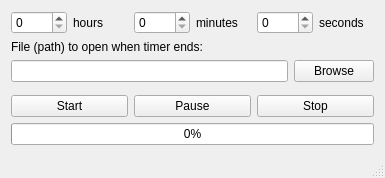
<?xml version="1.0" encoding="UTF-8"?>
<ui version="4.0">
 <class>MainWindow</class>
 <widget class="QMainWindow" name="MainWindow">
  <property name="geometry">
   <rect>
    <x>0</x>
    <y>0</y>
    <width>385</width>
    <height>176</height>
   </rect>
  </property>
  <property name="windowTitle">
   <string>Timer</string>
  </property>
  <widget class="QWidget" name="centralWidget">
   <layout class="QVBoxLayout" name="verticalLayout">
    <item>
     <layout class="QVBoxLayout" name="mainVerticalLayout">
      <item>
       <layout class="QHBoxLayout" name="timeHorizontalLayout">
        <item>
         <widget class="QSpinBox" name="hoursSpinBox"/>
        </item>
        <item>
         <widget class="QLabel" name="hoursLabel">
          <property name="text">
           <string>hours</string>
          </property>
         </widget>
        </item>
        <item>
         <widget class="QSpinBox" name="minutesSpinBox">
          <property name="value">
           <number>0</number>
          </property>
         </widget>
        </item>
        <item>
         <widget class="QLabel" name="minutesLabel">
          <property name="text">
           <string>minutes</string>
          </property>
         </widget>
        </item>
        <item>
         <widget class="QSpinBox" name="secondsSpinBox">
          <property name="value">
           <number>0</number>
          </property>
         </widget>
        </item>
        <item>
         <widget class="QLabel" name="secondsLabel">
          <property name="text">
           <string>seconds</string>
          </property>
         </widget>
        </item>
       </layout>
      </item>
      <item>
       <widget class="QLabel" name="fileLabel">
        <property name="text">
         <string>File (path) to open when timer ends:</string>
        </property>
       </widget>
      </item>
      <item>
       <layout class="QHBoxLayout" name="controlHorizontalLayout">
        <item>
         <widget class="QLineEdit" name="fileLineEdit">
          <property name="text">
           <string/>
          </property>
         </widget>
        </item>
        <item>
         <widget class="QPushButton" name="browsePushButton">
          <property name="text">
           <string>Browse</string>
          </property>
         </widget>
        </item>
       </layout>
      </item>
      <item>
       <layout class="QHBoxLayout" name="horizontalLayout">
        <property name="topMargin">
         <number>7</number>
        </property>
        <item>
         <widget class="QPushButton" name="startPushButton">
          <property name="text">
           <string>Start</string>
          </property>
         </widget>
        </item>
        <item>
         <widget class="QPushButton" name="pausePushButton">
          <property name="text">
           <string>Pause</string>
          </property>
         </widget>
        </item>
        <item>
         <widget class="QPushButton" name="stopPushButton">
          <property name="text">
           <string>Stop</string>
          </property>
         </widget>
        </item>
       </layout>
      </item>
     </layout>
    </item>
    <item>
     <widget class="QProgressBar" name="progressBar">
      <property name="value">
       <number>0</number>
      </property>
      <property name="format">
       <string>%p%</string>
      </property>
     </widget>
    </item>
   </layout>
  </widget>
  <widget class="QStatusBar" name="statusBar"/>
 </widget>
 <layoutdefault spacing="6" margin="11"/>
 <resources/>
 <connections/>
</ui>
